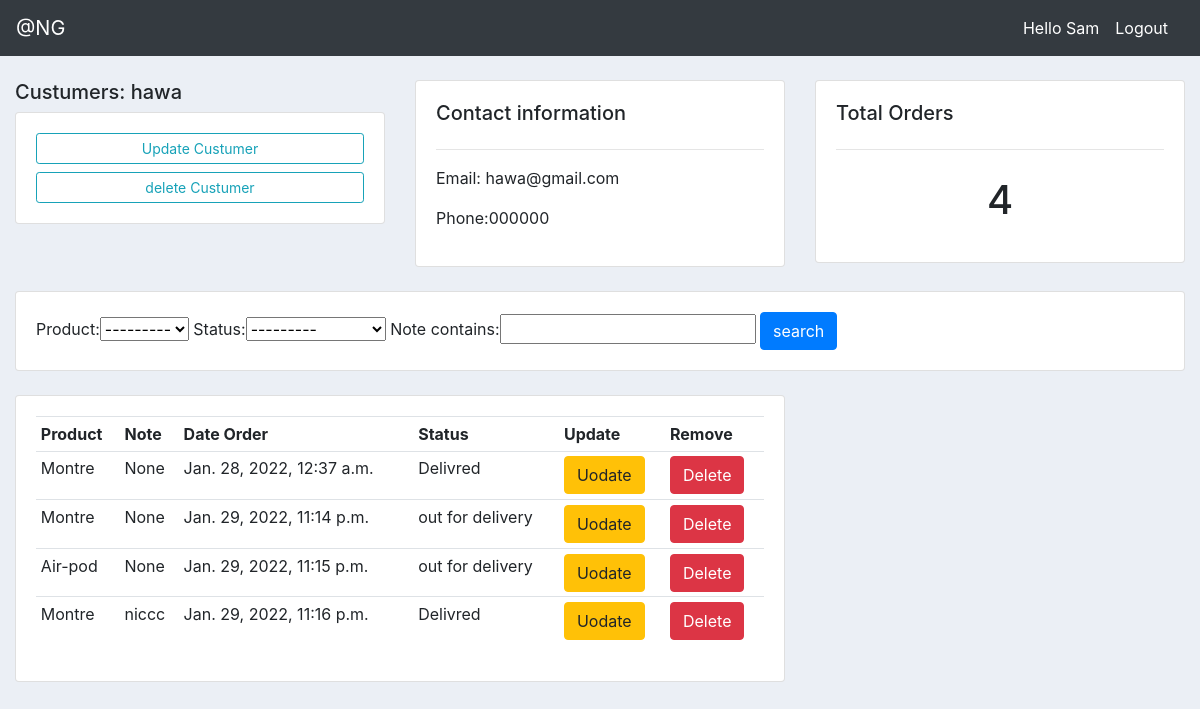
Screenshot of /custumer/1/ (signed in) with the database file from the repository.
### account/models.py (models this page shows, shortened)
class Custumer(models.Model):
    user = models.OneToOneField(User, on_delete=models.CASCADE, null=True)
    name = models.CharField(max_length = 150, null=True)
    phone = models.CharField(max_length = 150, null=True)
    email = models.CharField(max_length = 150, null=True)
    date_created = models.DateTimeField(auto_now_add=True)

class Order(models.Model):
    STATUS = (
        ('Pending', 'Pending'),
            ('out for delivery', 'Out for delivery'),
            ('Delivred', 'Delivred')
        )
    date_created = models.DateTimeField(auto_now_add=True)
    customer = models.ForeignKey(Custumer, on_delete=models.CASCADE, null=True)
    product = models.ForeignKey(Product, on_delete=models.CASCADE, null=True)
    status = models.CharField(max_length = 150, choices=STATUS)
    note = models.CharField(max_length = 100, null=True)

class Product(models.Model):
    CATEGORY = (
        ("Indor", "Indor"),
        ("Out Dor", "Out Door")
    )
    name = models.CharField(max_length = 150, null=True)
    price = models.FloatField(null=True)
    category = models.CharField(max_length = 150, null=True , choices=CATEGORY)
    description = models.CharField(max_length = 150, null=True)
    date_created = models.DateTimeField(auto_now_add=True, null=True)
    def __str__(self):
       return self.name

### account/views.py (the view)
# urls.py: path("custumer/<str:pk>/", views.custumer, name="customer"),
@login_required(login_url='login')
def custumer(request, pk):
    custumer = Custumer.objects.get(id=pk)
    orders = custumer.order_set.all()
    orders_count = orders.count()
    search = SearchFilter(request.GET, queryset=orders)
    orders = search.qs
    context = {"custumer":custumer, "orders":orders, "orders_count":orders_count, "search":search}
    return render(request, 'account/custumer.html', context)

### account/templates/account/custumer.html
{% extends "account/base.html" %}
{% block content %}
   <br>
   <div class="row">
        <div class="col-md-4">
                <h5>Custumers: {{custumer.name}}</h5>
            <div class="card card-body">
                <a href={% url 'createOrder' custumer.pk %} class="btn btn-outline-info btn-sm btn-block">Update Custumer</a>
                <a href="" class="btn btn-outline-info btn-sm btn-block">delete Custumer</a>
            </div>
        </div>
        <div class="col-md-4">
            <div class="card card-body">
                <h5>Contact information</h5>
                <hr>
                <p>Email: {{ custumer.email}}</p>
                <p>Phone:{{custumer.phone}}</p>
            </div>
        </div>
        <div class="col-md-4">
            <div class="card card-body">
                <h5>Total Orders</h5>
                <hr>
                <h1 style="text-align: center; padding: 10px"> {{orders_count}} </h1>
            </div>
        </div>
   </div>
   <br>
   <div class="row">
        <div class="col">
            <div class="card card-body">
                <form action="" method="get">
                {{ search.form }}
                    <button type="submit" class="btn btn-primary">search</button>
                </form>
            </div>
        </div>
   </div>
   <br>
   <div class="row">
       <div class="col-md-8">
            <div class="card card-body">
                <table class="table table-sm">
                    <tr>
                        <th>Product</th>
                        <th>Note</th>
                        <th>Date Order</th>
                        <th>Status</th>
                        <th>Update</th>
                        <th>Remove</th>
                    </tr>
                    {% for order in orders %}
                        <tr>
                            <td>{{ order.product}}</td>
                            <td>{{ order.note}}</td>
                            <td>{{ order.date_created}}</td>
                            <td>{{ order.status}}</td>
                             <td><a href={% url 'updateOrder' order.pk %} class="btn btn-warning">Uodate</a></td>
                       <td><a href={% url 'deleteOrder' order.pk %} class="btn btn-danger">Delete</a></td>
                        </tr>
                    {% endfor %}
                </table>
            </div>
       </div>
   </div>
{% endblock content %}

### account/templates/account/navbar.html (shortened to what this page needs)
<nav class="navbar navbar-expand-lg navbar-dark bg-dark">
  <a class="navbar-brand" href="#">@NG</a>
  <div class="collapse navbar-collapse" id="navbarNav">
    <span class="text-white">Hello {{ request.user}}</span>
    <span> <a class="nav-link text-white" href={% url 'logout' %}>Logout</a></span>
  </div>
</nav>

### account/static/css/main.css (style rules this page uses)
body { background-color: #ebeff5; }

### rows the page displays
Custumer: name "hawa", email "hawa@gmail.com", phone "000000"
Order: product "Montre", note "None", date_created "Jan. 28, 2022, 12:37 a.m.", status "Delivred"
Order: product "Montre", note "None", date_created "Jan. 29, 2022, 11:14 p.m.", status "out for delivery"
Order: product "Air-pod", note "None", date_created "Jan. 29, 2022, 11:15 p.m.", status "out for delivery"
Order: product "Montre", note "niccc", date_created "Jan. 29, 2022, 11:16 p.m.", status "Delivred"

### other values shown
{{ request.user }} "Sam"
{{ orders_count }} "4"
